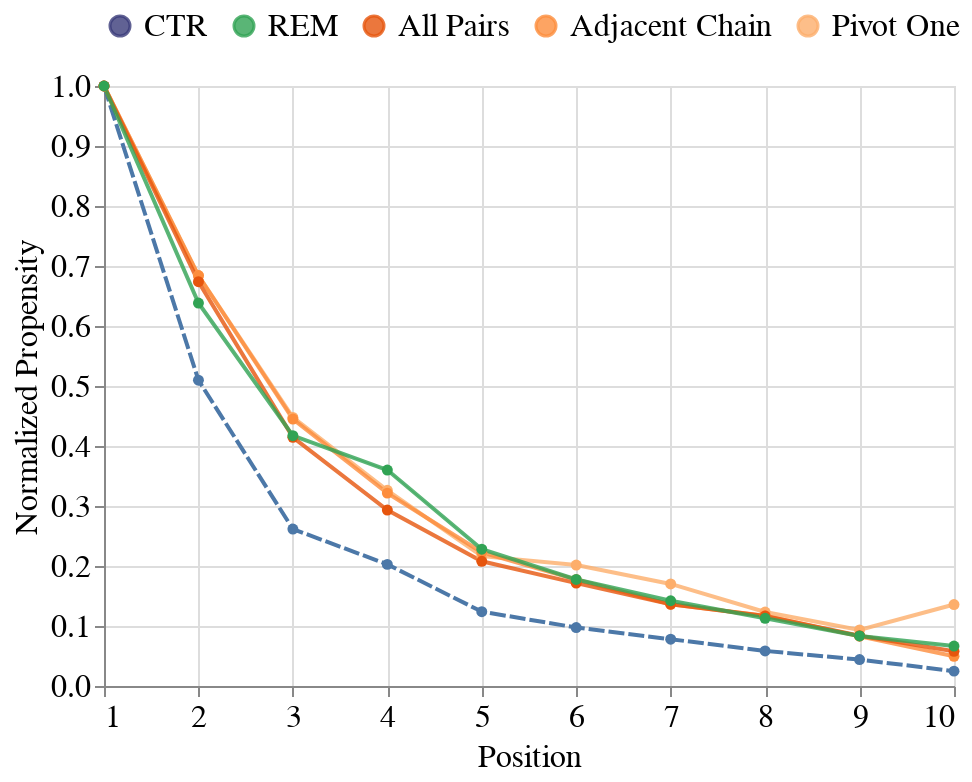

Notebook source saved alongside this figure:
### Code cell
ctr = alt.Chart(ctr_df, width=425).mark_line(size=2, opacity=1, point=True, strokeDash=[8,2]).encode(
    x=alt.X("position:Q", title="Position").scale(domain=(1, 10)),
    y=alt.Y("examination", title="Normalized Propensity"),
)

harvesting = alt.Chart(harvesting_df, width=425).mark_line(size=2, opacity=0.8, point=True).encode(
    x=alt.X("position:Q", title="Position").scale(domain=(1, 10)),
    y=alt.Y("mean(examination)", title="Normalized Propensity"),
    color=alt.Color("name", title="", sort=order).scale(domain=order, ),
) 

error = alt.Chart(harvesting_df, width=425).mark_errorband(opacity=0.5, extent="ci").encode(
    x=alt.X("position:Q", title="Position"),
    y=alt.Y("examination", title="Normalized Propensity"),
    color=alt.Color("name", title="", sort=order).scale(domain=order, range=["#393b79", "#31a354", "#e6550d", "#fd8d3c", "#fdae6b",]),
)

chart = (ctr + harvesting + error).configure_point(
    size=30
).configure_legend(
    orient="top",
    direction="horizontal",
)

chart

### Figure 1 — Vega-Lite specification as saved in the notebook (floating-point values rounded to 4 significant figures; data arrays with more than 128 entries replaced by an {"elided": "..."} marker saying what was removed)
{"config": {"title": {"font": "serif", "fontWeight": "normal", "fontSize": 16, "dx": 5}, "axis": {"titleFont": "serif", "titleFontWeight": "normal", "titleFontSize": 16, "labelFont": "serif", "labelFontWeight": "normal", "labelFontSize": 16}, "headerColumn": {"titleFont": "serif", "titleFontWeight": "normal", "titleFontSize": 16, "labelFont": "serif", "labelFontWeight": "normal", "labelFontSize": 16}, "text": {"font": "serif", "fontSize": 14}, "legend": {"labelFont": "serif", "titleFont": "serif", "titleFontSize": 16, "labelFontSize": 16, "direction": "horizontal", "orient": "top"}, "point": {"size": 30}}, "layer": [{"data": {"name": "data-adc1f925dde5377321b431e04d09c052"}, "mark": {"type": "line", "opacity": 1, "point": true, "size": 2, "strokeDash": [8, 2]}, "encoding": {"x": {"field": "position", "scale": {"domain": [1, 10]}, "title": "Position", "type": "quantitative"}, "y": {"field": "examination", "title": "Normalized Propensity", "type": "quantitative"}}}, {"data": {"name": "data-86468763fff3ec2a57e7fe19bdcef3d2"}, "mark": {"type": "line", "opacity": 0.8, "point": true, "size": 2}, "encoding": {"color": {"field": "name", "scale": {"domain": ["CTR", "REM", "All Pairs", "Adjacent Chain", "Pivot One"]}, "sort": ["CTR", "REM", "All Pairs", "Adjacent Chain", "Pivot One"], "title": "", "type": "nominal"}, "x": {"field": "position", "scale": {"domain": [1, 10]}, "title": "Position", "type": "quantitative"}, "y": {"aggregate": "mean", "field": "examination", "title": "Normalized Propensity", "type": "quantitative"}}}, {"data": {"name": "data-86468763fff3ec2a57e7fe19bdcef3d2"}, "mark": {"type": "errorband", "extent": "ci", "opacity": 0.5}, "encoding": {"color": {"field": "name", "scale": {"domain": ["CTR", "REM", "All Pairs", "Adjacent Chain", "Pivot One"], "range": ["#393b79", "#31a354", "#e6550d", "#fd8d3c", "#fdae6b"]}, "sort": ["CTR", "REM", "All Pairs", "Adjacent Chain", "Pivot One"], "title": "", "type": "nominal"}, "x": {"field": "position", "title": "Position", "type": "quantitative"}, "y": {"field": "examination", "title": "Normalized Propensity", "type": "quantitative"}}}], "width": 425, "$schema": "https://vega.github.io/schema/vega-lite/v5.15.1.json", "datasets": {"data-adc1f925dde5377321b431e04d09c052": [{"position": 1, "examination": 1.0, "name": "CTR"}, {"position": 2, "examination": 0.5097, "name": "CTR"}, {"position": 3, "examination": 0.2616, "name": "CTR"}, {"position": 4, "examination": 0.2027, "name": "CTR"}, {"position": 5, "examination": 0.1239, "name": "CTR"}, {"position": 6, "examination": 0.09748, "name": "CTR"}, {"position": 7, "examination": 0.07796, "name": "CTR"}, {"position": 8, "examination": 0.05847, "name": "CTR"}, {"position": 9, "examination": 0.04406, "name": "CTR"}, {"position": 10, "examination": 0.02476, "name": "CTR"}], "data-86468763fff3ec2a57e7fe19bdcef3d2": {"elided": "130 records"}}}
